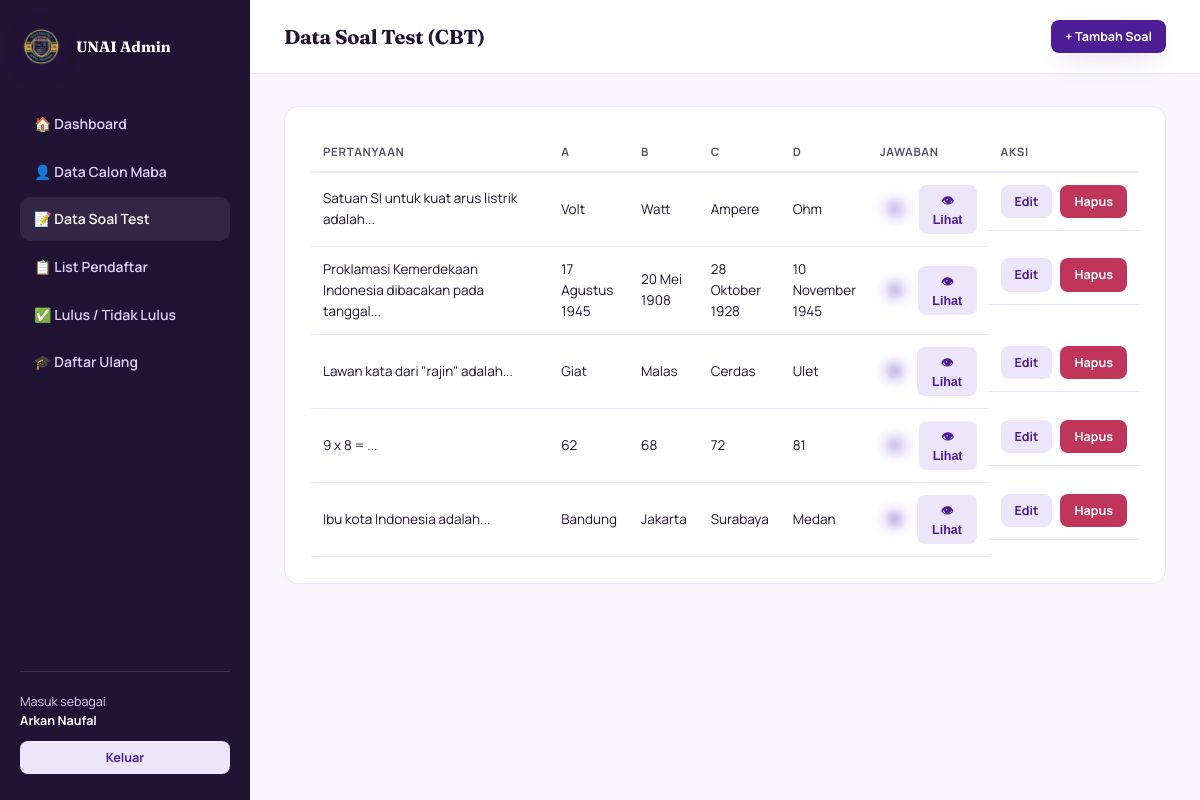
Page /admin/soal.php (signed in) on the committed database.
### tables this page shows
CREATE TABLE soal_test (
    id INT AUTO_INCREMENT PRIMARY KEY,
    pertanyaan TEXT NOT NULL,
    pilihan_a VARCHAR(255) NOT NULL,
    pilihan_b VARCHAR(255) NOT NULL,
    pilihan_c VARCHAR(255) NOT NULL,
    pilihan_d VARCHAR(255) NOT NULL,
    jawaban_benar ENUM('A','B','C','D') NOT NULL,
    created_at TIMESTAMP DEFAULT CURRENT_TIMESTAMP
);

### config.php (called while the page is built, shortened)
<?php
function h($str) {
    return htmlspecialchars($str ?? '', ENT_QUOTES, 'UTF-8');
}

### admin/soal.php (the view, shortened to what this page needs)
<?php
require '../config.php';
$action = $_GET['action'] ?? 'list';
$editData = null;
$dataList = mysqli_query($koneksi, "SELECT * FROM soal_test ORDER BY id DESC");
?>
<!DOCTYPE html>
<html lang="id">
<head>
<link rel="stylesheet" href="../assets/css/style.css">
</head>
<body>
<div class="shell">
  <?php include '../includes/admin_sidebar.php'; ?>
  <div class="main">
    <div class="topbar-dash">
      <h2>Data Soal Test (CBT)</h2>
      <?php if ($action === 'list'): ?>
        <a href="?action=add" class="btn btn-primary btn-sm">+ Tambah Soal</a>
      <?php else: ?>
        <a href="soal.php" class="btn btn-ghost btn-sm">← Kembali ke List</a>
      <?php endif; ?>
    </div>
    <div class="content">
      <?php if ($action === 'add' || $action === 'edit'): ?>
        <div class="panel" style="max-width:640px">
          <h3><?= $action === 'edit' ? 'Edit Soal' : 'Tambah Soal Baru' ?></h3>
          <form method="POST">
            <input type="hidden" name="id" value="<?= $editData['id'] ?? '' ?>">
            <div class="field">
              <label>Pertanyaan</label>
              <textarea name="pertanyaan" rows="3" required><?= h($editData['pertanyaan'] ?? '') ?></textarea>
            </div>
            <div class="form-grid">
              <div class="field"><label>Pilihan A</label><input type="text" name="pilihan_a" value="<?= h($editData['pilihan_a'] ?? '') ?>" required></div>
              <div class="field"><label>Pilihan B</label><input type="text" name="pilihan_b" value="<?= h($editData['pilihan_b'] ?? '') ?>" required></div>
              <div class="field"><label>Pilihan C</label><input type="text" name="pilihan_c" value="<?= h($editData['pilihan_c'] ?? '') ?>" required></div>
              <div class="field"><label>Pilihan D</label><input type="text" name="pilihan_d" value="<?= h($editData['pilihan_d'] ?? '') ?>" required></div>
            </div>
            <div class="field">
              <label>Jawaban Benar</label>
              <select name="jawaban_benar">
                <?php foreach (['A', 'B', 'C', 'D'] as $opt): ?>
                  <option value="<?= $opt ?>" <?= ($editData['jawaban_benar'] ?? '') === $opt ? 'selected' : '' ?>><?= $opt ?></option>
                <?php endforeach; ?>
              </select>
            </div>
            <button type="submit" class="btn btn-primary"><?= $action === 'edit' ? 'Simpan Perubahan' : 'Tambah Soal' ?></button>
          </form>
        </div>
      <?php else: ?>
        <div class="panel">
          <table>
            <thead><tr><th style="width:44%">Pertanyaan</th><th>A</th><th>B</th><th>C</th><th>D</th><th>Jawaban</th><th>Aksi</th></tr></thead>
            <tbody>
              <?php while ($r = mysqli_fetch_assoc($dataList)): ?>
                <tr>
                  <td><?= h($r['pertanyaan']) ?></td>
                  <td><?= h($r['pilihan_a']) ?></td>
                  <td><?= h($r['pilihan_b']) ?></td>
                  <td><?= h($r['pilihan_c']) ?></td>
                  <td><?= h($r['pilihan_d']) ?></td>
                  <td>
                    <span class="answer-hidden" id="ans-<?= $r['id'] ?>">
                      <span class="badge badge-neutral blurred"><?= h($r['jawaban_benar']) ?></span>
                      <button type="button" class="btn btn-ghost btn-sm" onclick="toggleAnswer(<?= $r['id'] ?>)">👁 Lihat</button>
                    </span>
                  </td>
                  <td class="actions">
                    <a href="?action=edit&id=<?= $r['id'] ?>" class="btn btn-ghost btn-sm">Edit</a>
                    <a href="?action=delete&id=<?= $r['id'] ?>" class="btn btn-danger btn-sm" onclick="return confirmAction('Hapus soal ini?')">Hapus</a>
                  </td>
                </tr>
              <?php endwhile; ?>
            </tbody>
          </table>
        </div>
      <?php endif; ?>
    </div>
  </div>
</div>
</body>
</html>

### assets/css/style.css (style rules this page uses)
:root { --violet-950:#211334; --violet-900:#3B0A6B; --violet-800:#4C1D95; --violet-700:#5B21B6; --violet-500:#7C3AED; --violet-200:#DDD1F7; --violet-100:#EDE6FB; --gold:#E9B949; --gold-dark:#C4922A; --paper:#F8F6FC; --ink:#211334; --ink-soft:#5B5470; --white:#FFFFFF; --ok:#1B8A5A; --warn:#C4922A; --danger:#C0355A; --radius:14px; --shadow:0 10px 30px -12px rgba(59,10,107,0.35); }
* { box-sizing:border-box; }
html,body { margin:0;padding:0; }
body { font-family:'Manrope',sans-serif; background:var(--paper); color:var(--ink); line-height:1.55; min-width:1024px; }
h1,h2,h3,h4 { font-family:'Fraunces',serif; color:var(--violet-950); margin:0 0 .4em; letter-spacing:-0.01em; }
a { color:inherit;text-decoration:none; }
.btn { display:inline-flex;align-items:center;justify-content:center;gap:8px; padding:11px 22px;border-radius:999px;font-weight:700;font-size:14px; border:none;cursor:pointer;transition:transform .15s ease, box-shadow .15s ease; }
.btn-primary { background:var(--violet-800);color:var(--white);box-shadow:var(--shadow); }
.btn-ghost { background:var(--violet-100);color:var(--violet-800); }
.btn-danger { background:var(--danger);color:#fff; }
.btn-sm { padding:7px 14px;font-size:12.5px;border-radius:8px; }
.shell { display:flex;min-height:100vh; }
.main { flex:1;background:var(--paper); }
.topbar-dash { background:var(--white);border-bottom:1px solid var(--violet-100); height:74px;display:flex;align-items:center;justify-content:space-between;padding:0 34px; }
.topbar-dash h2 { font-size:20px;margin:0; }
.content { padding:32px 34px; }
.panel { background:var(--white);border:1px solid var(--violet-100);border-radius:var(--radius);padding:26px;margin-bottom:26px; }
table { width:100%;border-collapse:collapse;font-size:13.5px; }
thead th { text-align:left;font-size:11.5px;text-transform:uppercase;letter-spacing:.06em;color:var(--ink-soft); padding:10px 12px;border-bottom:2px solid var(--violet-100); }
tbody td { padding:12px;border-bottom:1px solid var(--violet-100);vertical-align:middle; }
.badge { display:inline-block;padding:4px 11px;border-radius:999px;font-size:11.5px;font-weight:800; }
.badge-neutral { background:var(--violet-100);color:var(--violet-800); }
.answer-hidden { display:flex;align-items:center;gap:8px; }
.badge.blurred { filter:blur(5px);user-select:none;transition:filter .15s ease; }
.actions { display:flex;gap:8px; }

### rows in the picture
soal_test: pertanyaan "Satuan SI untuk kuat arus listrik adalah...", pilihan_a "Volt", pilihan_b "Watt", pilihan_c "Ampere", pilihan_d "Ohm", jawaban_benar "C"
soal_test: pertanyaan "Proklamasi Kemerdekaan Indonesia dibacakan pada tanggal...", pilihan_a "17 Agustus 1945", pilihan_b "20 Mei 1908", pilihan_c "28 Oktober 1928", pilihan_d "10 November 1945", jawaban_benar "A"
soal_test: pertanyaan "Lawan kata dari \"rajin\" adalah...", pilihan_a "Giat", pilihan_b "Malas", pilihan_c "Cerdas", pilihan_d "Ulet", jawaban_benar "B"
soal_test: pertanyaan "9 x 8 = ...", pilihan_a "62", pilihan_b "68", pilihan_c "72", pilihan_d "81", jawaban_benar "C"
soal_test: pertanyaan "Ibu kota Indonesia adalah...", pilihan_a "Bandung", pilihan_b "Jakarta", pilihan_c "Surabaya", pilihan_d "Medan", jawaban_benar "B"

### other values in the picture
$_SESSION['admin_nama'] "Arkan Naufal"
